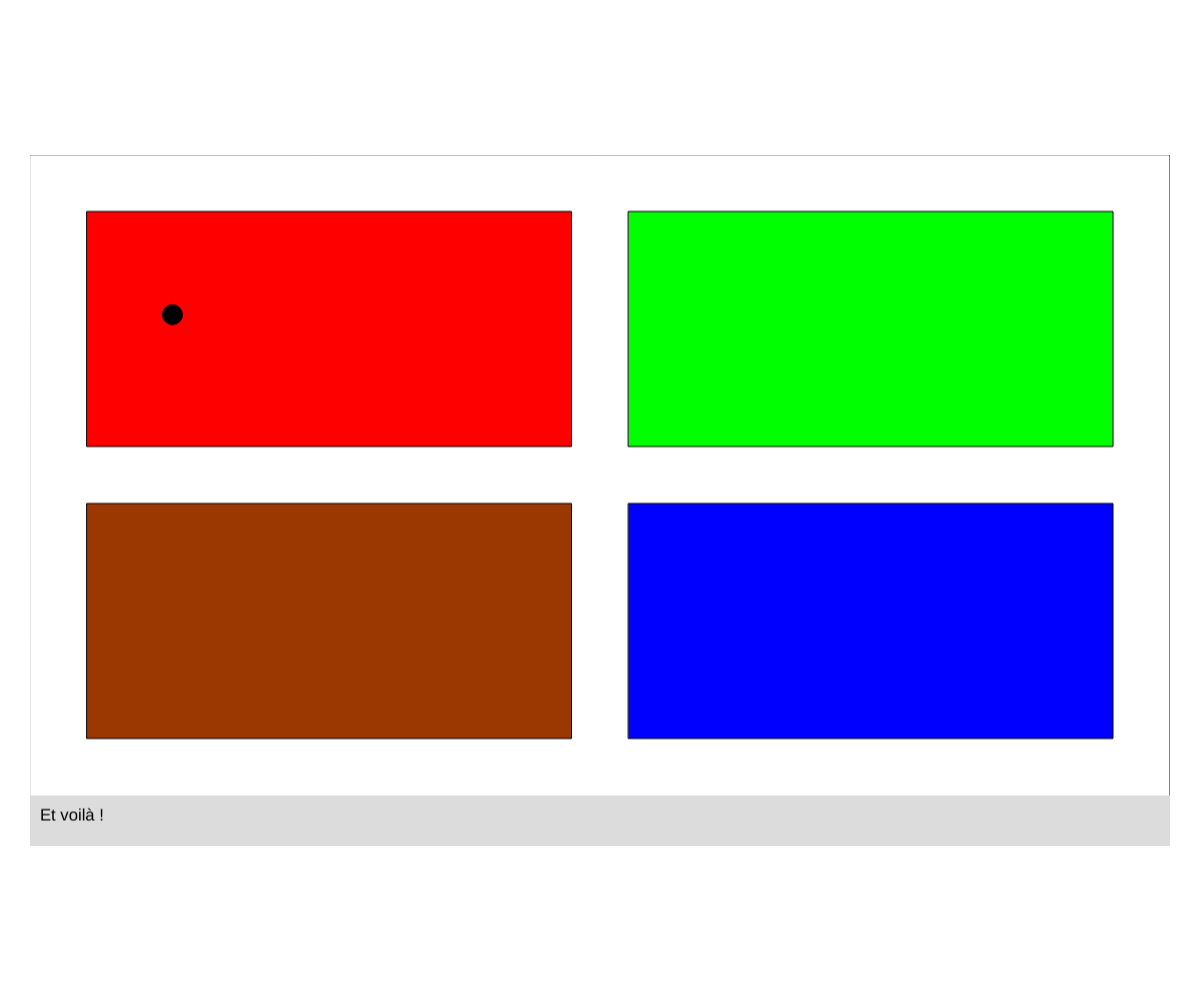
Frame 1 (no input)
Frame 60 (no input): identical to frame 1, image omitted
Frame 120 (the mouse pressed at the canvas centre since frame 60): identical to frame 1, image omitted

The p5.js sketch that drew this single still picture (run headless with seeded random() and noise() and a simulated clock; from frame 60 on, the mouse is pressed at the canvas centre):

// p5.js sketch
// ── sketch.js
/****************************************************************
https://editor.p5js.org/Anne-Laure/sketches/I4K--pRHH
Dessiner des polygones à l'intérieur d'un rectangle qui s'ajustent à la taille du rectangle
Suite de https://editor.p5js.org/Anne-Laure/sketches/isSlIPoVn
****************************************************************/

// les caractéristiques du rectangle de base
var grafSize;
var grafPos;
var ratio = 16 / 9; // ratio du rectangle w = ratio * h 

var graf  ;    // le GRAPHICS qui va porter tout
var offsetY = 50 ;  // l'espace en hauteur dédié à autre chose

var drawLoop = true ; // arrêter la boucle draw

var polyG = [] ; // le rectangle et les 4 polygones

function setup() {

  createCanvas(windowWidth, windowHeight);

  grafSize = createVector(0, 0);
  grafPos = createVector(0, 0);

}

function draw() {

  if( drawLoop) {
    
    
    background( 255) ;

    /*** initialiser les GRAPHICS, calculer les tailles  ***/
    grafSize = ajustImage("sz", ratio);
    
    graf = createGraphics(grafSize.x, grafSize.y + offsetY );
    
    for (let i = 0; i <5; i++) {
      // renderer les formes
      polyG[i] = createGraphics(grafSize.x, grafSize.y );
    }

    grafPos = ajustImage("ps", ratio);

    /*** créer les GRAPHICS  ***/    
    // graf est le renderer principal, celui qui sera sauvegardé
    graf.background( 220 ) ;
    
    /* créer les formes polyG[i]  */
    
    // i = 0 un simple rectangle blanc
    polyG[0].fill( 255 ) ;
    polyG[0].rect(0,0,graf.width, graf.height) ;
    
    // i = 1 à 4 des polygones plus compliqués
    let ep = grafSize.x/20 ; // espace autour des rectangles
    let w = grafSize.x/2 - 3 * ep/2 ;
    let h = grafSize.y/2 - 3 * ep/2;

    polyG[1].fill( 255, 0, 0 ) ;
    polyG[1].rect(ep,ep,w, h) ;   
    polyG[2].fill( 0, 255, 0 ) ;
    polyG[2].rect(w+2*ep,ep,w, h) ;       
    polyG[3].fill( 0, 0, 255 ) ;
    polyG[3].rect(w+2*ep,h+2*ep,w,h) ;   
    polyG[4].fill( 155, 55, 0 ) ;
    polyG[4].rect(ep,h+2*ep,w, h) ;   

    for (let i = 0; i < 5; i++) {
      // afficher les polygones dans graf
      graf.image( polyG[i], 0, 0) ;
    }
    
    // graf.stroke(0) ;
    graf.fill(0) ;
    graf.textSize(offsetY/3) ;
    graf.text("Et voilà !", 10, grafSize.y + 25 ) ;
    graf.ellipse(grafSize.x/8, grafSize.y/4, 20, 20 ) ;
    image( graf, grafPos.x, grafPos.y  ) ;    
    drawLoop = false ;
    
  }

}

function ajustPolygon() {
  
  
}


function ajustImage(txt, ratio) {

  // RAPPEL ratio = 3/4 ; // ratio du rectangle que je veux dessiner w= 3 --> h = 4
  let coeff = 0.95; // on veut que l'image ne représente que 95% du plus petit côté du canevas
  let OffH = height - offsetY ; // laisser place pour texte)
  let CanR = width / OffH;
  print(txt, " Canevas W/H ", CanR);

  let maxSize = createVector(0, 0);
  let gPos = createVector(0, 0);

  if (CanR >= 1) {
    // la largeur est supérieure à la hauteur. C'est la hauteur qui nous limite
    if ( OffH * coeff * ratio >= width * coeff ) {
        
      // il faut que la hauteur soit réduite malgré tout
      maxSize.y = width * coeff / ratio ;
    } else {
      // il faut que la largeur ne dépasse pas la largeur moins la bordure prévue
      maxSize.y = OffH * coeff ; 
    }   
    maxSize.x = maxSize.y * ratio ;
    
  } else {
    // la hauteur est supérieure à la largeur. C'est la largeur qui nous limite
    /* maxSize.x est le plus petit de 
        - la largeur du canevas * le coefficient d'occupation (pour avoir une bordure)
        - la hauteur du dessin qui doit quand même respecter le ratio initial sans dépasser la hauteur du canevas
    */
    if ( width * coeff / ratio >= OffH * coeff ) {
        
      // il faut que la largeur soit réduite malgré tout
      maxSize.x = OffH * coeff * ratio ;
    } else {
      // il faut que la largeur ne dépasse pas la largeur moins la bordure prévue
      maxSize.x = width * coeff ; 
    }
    
    maxSize.y = maxSize.x / ratio ;
  }

  maxSize.x = int(maxSize.x);
  maxSize.y = int(maxSize.y);
  gPos.x = (width - maxSize.x) / 2;
  gPos.y = (OffH - maxSize.y) / 2;


  if (txt == "sz") {
    print(txt, "l canvas, l size, h canvas, h size ", width, maxSize.x, OffH, maxSize.y);
    return maxSize;
  } else if (txt == "ps") {
    print(txt, "x, y totx toty", gPos.x, gPos.y, maxSize.x + 2 * gPos.x, maxSize.y + 2 * gPos.y);
    return gPos;
  }
}

function windowResized() {
  resizeCanvas(windowWidth, windowHeight);
  // redessiner avec draw()
  drawLoop = true ;
}
